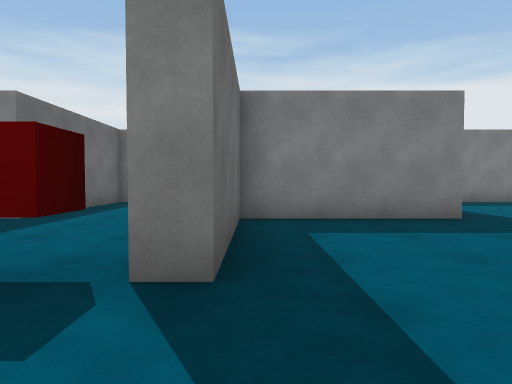
view 1 (above)

12 first-person views from a walk through a scene from a Unity 3-D project. The camera is 1.2 m above the floor, tilts 2° down and sees 75° across. The floor is counted in squares, 2 m on a side. Each view is taken from the middle of a square. On the plan, view 1 faces up. The plan holds only what a view shows up to about 10 squares ahead; the rest is blank. The player is left out.

view 2
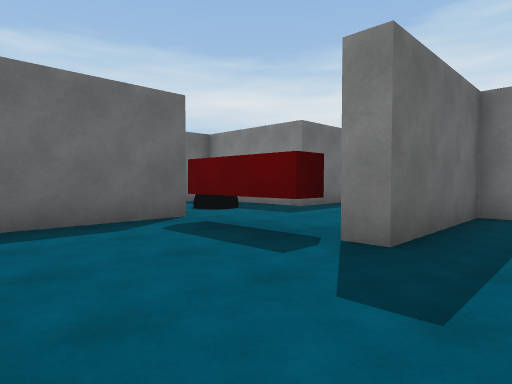

view 3
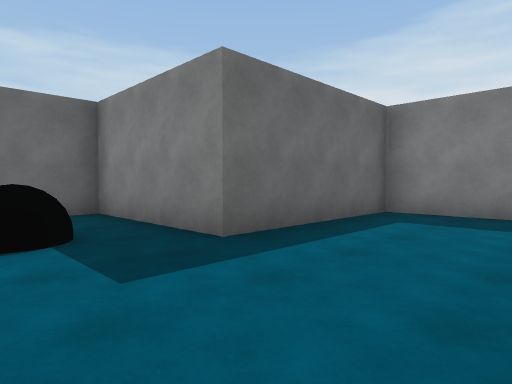

view 4
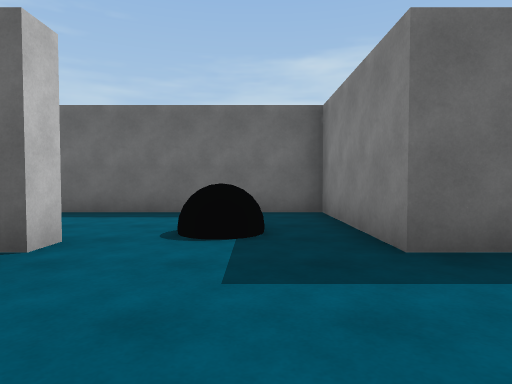

view 5
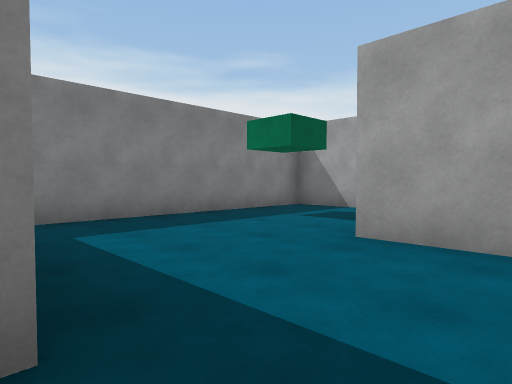

view 6
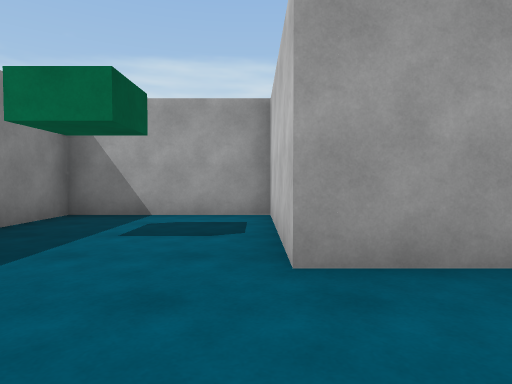

view 7
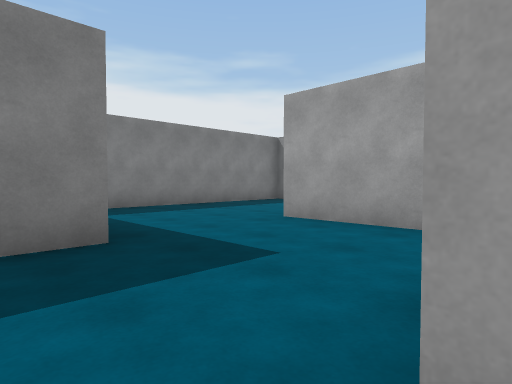

view 8
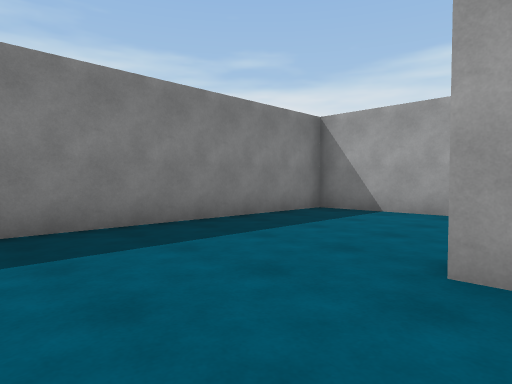

view 9
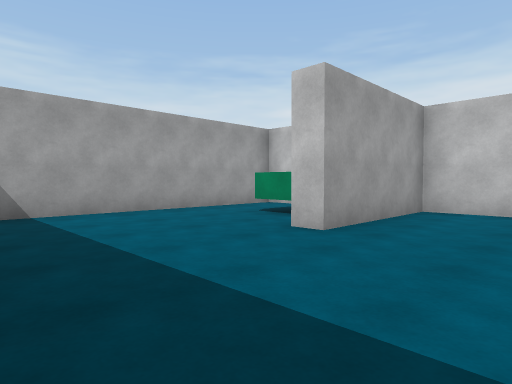

view 10
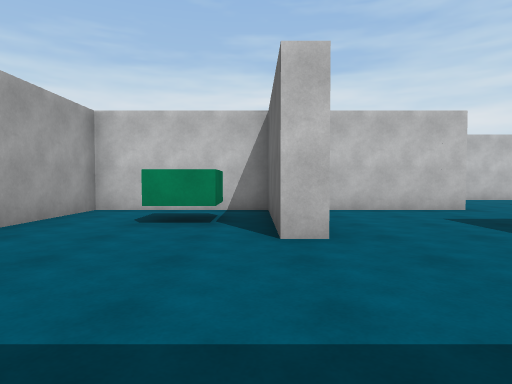

view 11
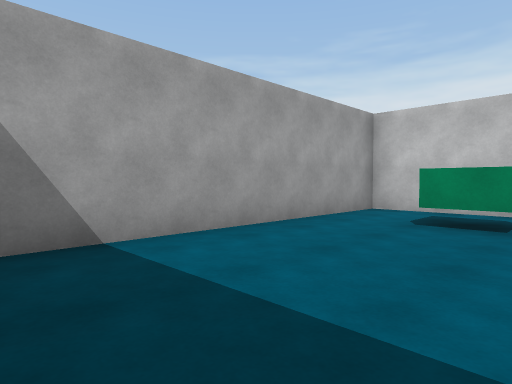

view 12
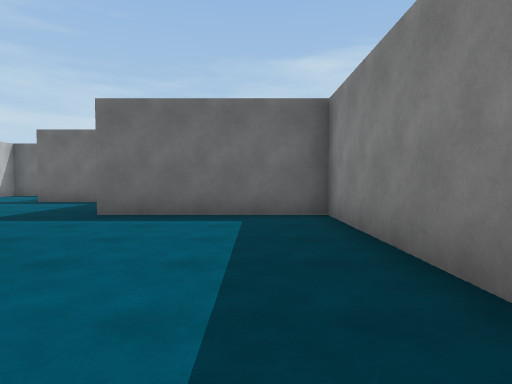

### Floor plan
Points are (right, up) in squares from view 1. A wall is a line through its corners. A room is listed if a view was taken in it or the views show most of it. See-through windows are left out.
Room 1 (views 1, 2, 7)
walls: (-0.2, 2) (-0.8, 2); (-1.1, 2.2) (-1.1, 1.7) (-3.2, 1.7); (-3.7, 2.2) (-3.7, -0.5)
ways out: opening at (-1, 2) to room 2; opening at (1.5, 2) to room 5
Room 2 (views 3, 4, 6)
walls: (-0.7, 4.2) (-0.7, 5.6) (0.6, 5.6); (2.8, 5.6) (2.8, 9.2) (-3.7, 9.2) (-3.7, 5.3)
ways out: opening at (-1, 2) to room 1; opening at (-4, 3.5) to room 3
Room 3 (view 5)
walls: (-4.2, 2.2) (-3.7, 2.2); (-3.7, 5.3) (-7.2, 5.3) (-7.2, 0.2)
ways out: opening at (-4, 3.5) to room 2
objects: other object (-5, 3) to (-5, 4)
Room 4 (views 8, 9, 10, 11, 12)
walls: (6.6, 2.2) (10.2, 2.2) (10.2, 9.2) (3.3, 9.2) (3.3, 5.3); (3.6, 2.2) (6.3, 2.2) (6.3, 5.6) (6.7, 5.6) (6.7, 2.6)
ways out: opening at (3, 3.5) to room 5
objects: block (8, 4)
Room 5 (no view inside)
walls: (3.3, 5.3) (-0.2, 5.3) (-0.2, 2); (2.6, 2.2) (3.6, 2.2)
ways out: opening at (1.5, 2) to room 1; opening at (3, 3.5) to room 4

Where each view was taken, in squares from view 1:
view 1: 0 up, 0 right, facing up
view 2: 1 down, 1 right, facing up-left
view 3: 3 up, 1 left, facing up-left
view 4: 4 up, 1 left, facing left
view 5: 4 up, 4 left, facing up-right
view 6: 6 up, 3 left, facing right
view 7: 2 up, 2 right, facing up-right
view 8: 5 up, 4 right, facing up-right
view 9: 9 up, 4 right, facing down-right
view 10: 9 up, 7 right, facing down
view 11: 9 up, 7 right, facing down-right
view 12: 8 up, 9 right, facing left
